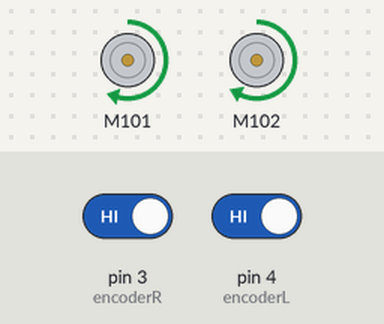
This sketch was run on a simulated Arduino Uno, built with avr-gcc and run on an emulated ATmega328P. Parts: 2 × DC motor (green arrow = forward, orange = backward, longer = faster). The test bench sets the inputs (shaded band); at power-on: pin 3 (encoderR) HIGH, pin 4 (encoderL) HIGH. What the sketch prints to the serial monitor is not drawn.

Above: at 0.1 s.
Timing chart, 0 to 1.6 s (numbered marks = the images above):
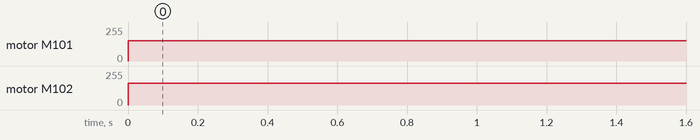

The sketch:

run_motors_straight_tickCount.ino
```cpp
#include "Grove_I2C_Motor_Driver.h"

//#define abs(X) ((X < 0) ? -1 * X : X)
// default I2C address is 0x0f
#define I2C_ADDRESS 0x0f

const int encoderL = 4; //IR sensor INPUT
const int encoderR = 3;
int encoderTicks[] = {0,0};

boolean currentstateL;
boolean currentstateR;
boolean prevstateL;
boolean prevstateR;

int masterPower = 100;
int slavePower = 100;

void setup()
{
Motor.begin(I2C_ADDRESS);
pinMode(encoderL,INPUT);
pinMode(encoderR,INPUT);
prevstateL = digitalRead(encoderL);
prevstateR = digitalRead(encoderR);
Serial.begin(9600);
}

void loop()
{
  //Distances specified in tenths of an inch.

  driveStraightDistance(30,60);
  delay(1000);              //Stop in between to prevent momentum causing wheel skid.
  //driveStraightDistance(15,-100);
  //delay(500);
  Motor.stop(MOTOR1);
  Motor.stop(MOTOR2);
  delay(500);
}

void driveStraightDistance(int inches, int masterPower)
{
  int tickGoal = (187 * inches) / 100;
  //This will count up the total encoder ticks despite the fact that the encoders are constantly reset.
  int totalTicks = 0;

  //Initialise slavePower as masterPower - 5 so we don't get huge error for the first few iterations. The
  //-5 value is based off a rough guess of how much the motors are different, which prevents the robot from
  //veering off course at the start of the function.
  int slavePower = masterPower + 5;

  int error = 0;

  int kp = 3;


  //Monitor 'totalTicks', instead of the values of the encoders which are constantly reset.
  while(abs(totalTicks) < tickGoal)
  {
    //Proportional algorithm to keep the robot going straight.
    Motor.speed(MOTOR1, masterPower);
    Motor.speed(MOTOR2, slavePower);
    //Serial.print("masterpower: "); Serial.println(masterPower);
    //Serial.print("slavepower: "); Serial.println(slavePower);
    tickcount(encoderTicks, masterPower, slavePower);
    int leftEncoder = encoderTicks[0];
    Serial.print("lcount: "); Serial.println(leftEncoder);
    int rightEncoder = encoderTicks[1];
    Serial.print("rcount: "); Serial.println(rightEncoder);

    error = leftEncoder - rightEncoder;

    slavePower += error / kp;

    delay(100);

    //Add this iteration's encoder values to totalTicks.
    totalTicks+= leftEncoder;
  }
 Motor.stop(MOTOR1);
 Motor.stop(MOTOR2);
 delay(500);
}

void tickcount(int encoderTicks[], int masterpower, int slavepower) {
  int lcount = 0;
  int rcount = 0;
  encoderTicks[0] = 0;
  encoderTicks[1] = 0;
  unsigned long start = millis();
  unsigned long endtime = start;
  while ((endtime - start) <= 500) {
    currentstateL = digitalRead(encoderL);
    currentstateR = digitalRead(encoderR);
    Motor.speed(MOTOR1, masterpower);
    Motor.speed(MOTOR2, slavepower);
   if( prevstateL != currentstateL)
     {
      encoderTicks[0] = lcount++;
      prevstateL = currentstateL;
     }
   if( prevstateR != currentstateR)
     {
      encoderTicks[1] = rcount++;
      prevstateR = currentstateR;
     }
  endtime = millis();
  }
}
```

Measured:
- by itself, motor M101: stopped → forward 153/255 at 0.00 s
- by itself, motor M102: stopped → forward 165/255 at 0.00 s
